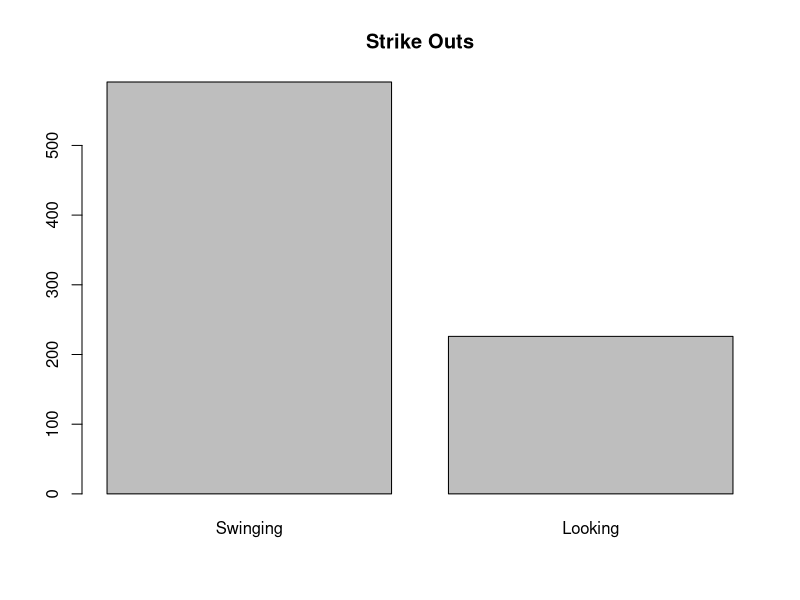
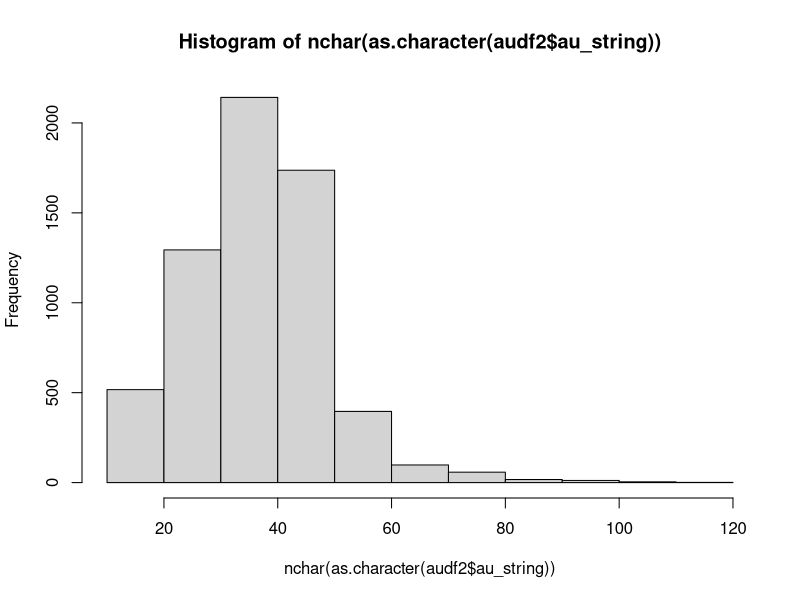

R code for these plots, in order: (Note: this script raises an error after producing the figures.)
setwd("C://Users/Jan/Desktop/Scrape/Old Files/")
library(stringr)

au_lines = readLines("action_units.txt")

au_type = rep("NA", length(au_lines))
au_string = rep("NA",length(au_lines))


for(i in 1:length(au_lines)){
  loc = str_locate(au_lines[i],",")
  
  a = loc[1]
  au_type[i] <- str_sub(au_lines[i], start=1, end=a-1)
  
  au_string[i] <- str_sub(au_lines[i], start = a+1, end = str_length(au_lines[i]))
}

error = rep(F, length(au_lines)) #column to keep track of error in unit

error[1:196] <- T #first game in directory is messed up

audf <- data.frame(au_string, au_type, error) #adding error column to data frame
audf <- audf[-1,] #chop off first row

#look for units that are too short, mark as error 
audf[which(str_length(audf$au_string)<11),3] <- T

#dataframe with errors (i found so far) removed
audf2 <- audf[which(audf$error==F),]

head(audf2[str_which(audf2$au_string, "struck"),1])

#>>>>>>>>>>>>>>>>>>>>>>>>>>>>>>>>>>>>>>>>>>>>>>>>>>>>>>>>>>>>>>>>>>>>>>>>>>>>>>>>>
#Strike outs
k <- audf2[str_which(audf2$au_string, "struck"),1]

kswing <- k[str_which(k, "swinging")]
klook <- k[str_which(k, "looking")]

num_kswing <- length(kswing)
num_klook <- length(klook)

barplot(c(num_kswing, num_klook), names.arg = c("Swinging","Looking"), main = "Strike Outs")

#>>>>>>>>>>>>>>>>>>>>>>>>>>>>>>>>>>>>>>>>>>>>>>>>>>>>>>>>>>>>>>>>>>>>>>>>>>>>>>>>>

#strike outs removed
audf3 <- audf2[-str_which(audf2$au_string, "struck"),1]

#<<<<<<<<<<<<<<<<<<<<<<<<<<<<<<<<<<<<<<<<<<<<<<<<<<<<<<<<<<<<<<<<<<<<<<<<<<<<<<<<<
#Advancing
advanced <- audf3[str_which(audf3, "advanced")]

length(advanced)

advanced_to_second <- advanced[str_which(advanced,"advanced to second")]
num_adv_to_second <- length(advanced_to_second)

advanced_to_third <- advanced[str_which(advanced,"advanced to third")]
num_adv_to_third <- length(advanced_to_third)

advanced_to_both <- advanced_to_second[str_which(advanced_to_second, "advanced to third")]
num_adv_to_both <- length(advanced_to_both)


#looking for rbi
rbi <- audf2$au_string[str_which(audf2$au_string, "RBI")]
head(rbi)

#looking for outs
out <- audf2$au_string[str_which(audf2$au_string, "out")]
head(out,25)

#looking for ground outs
go <- audf2$au_string[str_which(audf2$au_string, "grounded out")]
head(go, 120)
gdp <- audf2$au_string[str_which(audf2$au_string, "grounded into")]
head(gdp, 100)

#other types of double plays?
dp <- audf2$au_string[str_which(audf2$au_string, "double play")]
#unassisted dps?
udp <- dp[str_which(dp, "unassisted")] 

#what is the average length of an action unit?
mean(nchar(as.character(audf2$au_string)))
#37.05322
#what is the standard deviation?
sd(nchar(as.character(audf2$au_string)))
#11.59909

#how is the num of chars distributed?
hist(nchar(as.character(audf2$au_string)))


#set w/in 2 sd of mean
au2sd <- audf2$au_string[which((37.05322 - 2*11.59909) <= nchar(as.character(audf2$au_string)) & nchar(as.character(audf2$au_string)) <= (37.05322 + 2*11.59909))]

au_tails <- audf2$au_string[-(which((37.05322 - 2*11.59909) <= nchar(as.character(audf2$au_string)) & nchar(as.character(audf2$au_string)) <= (37.05322 + 2*11.59909)))]

au_tails

br1 <- as.character(audf2$au_string[str_which(audf2$au_string, "out at")])

outon <- as.character(audf2$au_string[str_which(audf2$au_string, "out on")])

br2 <- as.character(audf2$au_string[str_which(audf2$au_string, "advanced")])
scored <- as.character(audf2$au_string[str_which(audf2$au_string, "scored")])
br4 <- as.character(audf2$au_string[str_which(audf2$au_string, "stole")])

balk <- as.character(audf2$au_string[str_which(audf2$au_string, "balk")])

br <- c(br1,br2,br3,br4)

interference <- as.character(audf2$au_string[str_which(audf2$au_string, "interference")])
advanced <- as.character(audf2$au_string[str_which(audf2$au_string, "advanced")])
unearned <- as.character(audf2$au_string[str_which(audf2$au_string, "unearned")])
pickedoff <- as.character(audf2$au_string[str_which(audf2$au_string, "picked off")])
wildpitch <- as.character(audf2$au_string[str_which(audf2$au_string, "wild pitch")])
failed <- as.character(audf2$au_string[str_which(audf2$au_string, "failed")])

SAC <- as.character(audf2$au_string[str_which(audf2$au_string, "SAC")])
SF <- as.character(audf2$au_string[str_which(audf2$au_string, "SF")])
SAC
SF
